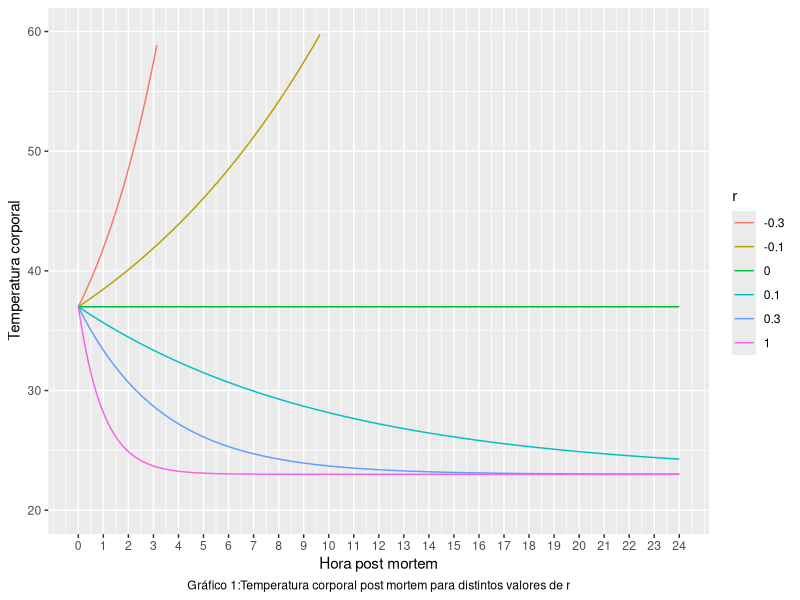

The R source for this figure: (Note: this script raises an error after producing the figure.)
## ---- chunk 1
# Carga de paquetes
library(ggplot2)
library(gridExtra)
## ---- chunk 2
valores_r = c(-0.1, -0.3, 0, 0.1, 0.3, 1)
temp_desc <- function(valores_r){
  f <- c()
  r <- c()
  t <- seq(0, 24, length.out=200)
  for(i in 1:length(valores_r)){
    f <- c(f, 23+14*exp(-valores_r[i]*t))  
    r <- c(r,rep(valores_r[i], time = 200))
  }
  df <- data.frame(f, tiempos = rep(t, time = length(r)), r=factor(r))
  g1 <- ggplot(data = df)+
    aes(x = tiempos, y = f, color = r)+
    geom_line()+
    ylim(c(20, 60))+
    scale_x_continuous(breaks = 0:24)+
    labs(x = "Hora post mortem", y = "Temperatura corporal",
         caption = "Gráfico 1:Temperatura corporal post mortem para distintos valores de r")+
    theme(plot.caption = element_text(hjust = 0.5))
  
  g1
}
temp_desc(valores_r)
## ---- chunk 3
r = 0.1
t <- seq(0, 24, length.out=200)
f <- 14*exp(-r*t)
ln_f <- log(f)
df2 <- data.frame(f = c(f,ln_f),t =c(t,t), funcion = rep(c("f", "ln_f"), each = 200))
g2 <- ggplot(data = df2)+
    aes(x = t, y = f)+
    geom_line()+
    #ylim(c(20, 60))+
    #scale_x_continuous(breaks = 0:24)+
    labs(x = "Hora post mortem", y = "Diferencia entre la temperatura corporal y la temperatura amb.")
g3 <- ggplot(data = df2)+
    aes(x = t, y = ln_f)+
    geom_line()+
    #ylim(c(20, 60))+
    #scale_x_continuous(breaks = 0:24)+
    labs(x = "Hora post mortem", y = "Logaritmo de la dif. entre la temp. corporal y la temp. amb.")

grid.arrange(g2, g3, ncol = 2)
g4 <- ggplot(data = df2)+
    aes(x = t, y = f, color = funcion)+
    geom_line()+
    labs(x = "Hora post mortem", y = "Diferencia entre la temperatura corporal y la temperatura amb.")
g4
